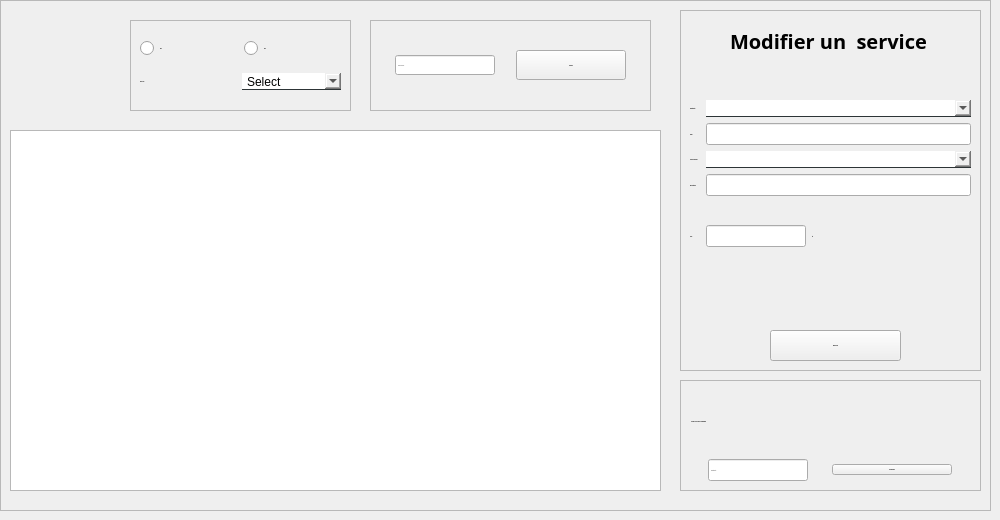
       <widget class="QWidget" name="tab_21">
        <attribute name="title">
         <string>Liste de les services</string>
        </attribute>
        <widget class="QFrame" name="frame_14">
         <property name="geometry">
          <rect>
           <x>0</x>
           <y>0</y>
           <width>991</width>
           <height>511</height>
          </rect>
         </property>
         <property name="frameShape">
          <enum>QFrame::StyledPanel</enum>
         </property>
         <property name="frameShadow">
          <enum>QFrame::Raised</enum>
         </property>
         <widget class="QFrame" name="frame1_7">
          <property name="geometry">
           <rect>
            <x>680</x>
            <y>380</y>
            <width>301</width>
            <height>111</height>
           </rect>
          </property>
          <property name="frameShape">
           <enum>QFrame::StyledPanel</enum>
          </property>
          <property name="frameShadow">
           <enum>QFrame::Raised</enum>
          </property>
          <widget class="QWidget" name="verticalLayoutWidget_13">
           <property name="geometry">
            <rect>
             <x>10</x>
             <y>10</y>
             <width>281</width>
             <height>91</height>
            </rect>
           </property>
           <layout class="QVBoxLayout" name="verticalLayout_13">
            <item>
             <widget class="QLabel" name="label_78">
              <property name="font">
               <font>
                <family>century gothic</family>
                <pointsize>-1</pointsize>
                <weight>75</weight>
                <bold>true</bold>
               </font>
              </property>
              <property name="styleSheet">
               <string notr="true">QLabel{
color: black;

border: none;
}</string>
              </property>
              <property name="text">
               <string>     Choisir un service à supprimer</string>
              </property>
             </widget>
            </item>
            <item>
             <layout class="QHBoxLayout" name="horizontalLayout_25">
              <item>
               <widget class="QLineEdit" name="lineEdit_24">
                <property name="maximumSize">
                 <size>
                  <width>100</width>
                  <height>16777215</height>
                 </size>
                </property>
                <property name="font">
                 <font>
                  <family>century gothic</family>
                  <pointsize>-1</pointsize>
                  <weight>75</weight>
                  <bold>true</bold>
                 </font>
                </property>
                <property name="text">
                 <string/>
                </property>
                <property name="placeholderText">
                 <string>Identifiant </string>
                </property>
               </widget>
              </item>
              <item>
               <widget class="QPushButton" name="supprimerservice">
                <property name="maximumSize">
                 <size>
                  <width>120</width>
                  <height>16777215</height>
                 </size>
                </property>
                <property name="font">
                 <font>
                  <family>century gothic</family>
                  <pointsize>-1</pointsize>
                  <weight>75</weight>
                  <bold>true</bold>
                 </font>
                </property>
                <property name="text">
                 <string>SUPPRIMER</string>
                </property>
               </widget>
              </item>
             </layout>
            </item>
           </layout>
          </widget>
         </widget>
         <widget class="QTableView" name="tabcha_2">
          <property name="geometry">
           <rect>
            <x>10</x>
            <y>130</y>
            <width>651</width>
            <height>361</height>
           </rect>
          </property>
         </widget>
         <widget class="QFrame" name="frame_21">
          <property name="geometry">
           <rect>
            <x>680</x>
            <y>10</y>
            <width>301</width>
            <height>361</height>
           </rect>
          </property>
          <property name="frameShape">
           <enum>QFrame::StyledPanel</enum>
          </property>
          <property name="frameShadow">
           <enum>QFrame::Raised</enum>
          </property>
          <widget class="QPushButton" name="modifierchantier_6">
           <property name="geometry">
            <rect>
             <x>90</x>
             <y>320</y>
             <width>131</width>
             <height>31</height>
            </rect>
           </property>
           <property name="font">
            <font>
             <family>century gothic</family>
             <pointsize>-1</pointsize>
             <weight>75</weight>
             <bold>true</bold>
            </font>
           </property>
           <property name="text">
            <string>MODIFIER</string>
           </property>
          </widget>
          <widget class="QLabel" name="label_98">
           <property name="geometry">
            <rect>
             <x>50</x>
             <y>10</y>
             <width>241</width>
             <height>41</height>
            </rect>
           </property>
           <property name="font">
            <font>
             <family>century gothic</family>
             <pointsize>-1</pointsize>
             <weight>75</weight>
             <bold>true</bold>
            </font>
           </property>
           <property name="styleSheet">
            <string notr="true">font-family:century gothic;
font-size:20px;</string>
           </property>
           <property name="text">
            <string>Modifier un  service</string>
           </property>
          </widget>
          <widget class="QWidget" name="gridLayoutWidget_7">
           <property name="geometry">
            <rect>
             <x>10</x>
             <y>90</y>
             <width>281</width>
             <height>171</height>
            </rect>
           </property>
           <layout class="QGridLayout" name="gridLayout_7">
            <property name="sizeConstraint">
             <enum>QLayout::SetDefaultConstraint</enum>
            </property>
            <property name="horizontalSpacing">
             <number>6</number>
            </property>
            <item row="4" column="0">
             <widget class="QLabel" name="label_50">
              <property name="font">
               <font>
                <family>century gothic</family>
                <pointsize>-1</pointsize>
                <weight>75</weight>
                <bold>true</bold>
               </font>
              </property>
              <property name="text">
               <string>Prix :</string>
              </property>
             </widget>
            </item>
            <item row="3" column="0">
             <widget class="QLabel" name="label_102">
              <property name="font">
               <font>
                <family>century gothic</family>
                <pointsize>-1</pointsize>
                <weight>75</weight>
                <bold>true</bold>
               </font>
              </property>
              <property name="text">
               <string>Description :</string>
              </property>
             </widget>
            </item>
            <item row="2" column="1">
             <widget class="QComboBox" name="typeservice_2">
              <property name="styleSheet">
               <string notr="true">QComboBox{
border:none;
border-bottom:1px solid #2d3436;
}
QComboBox::hover{
background: rgba(119,181,254,0.5);
}</string>
              </property>
             </widget>
            </item>
            <item row="1" column="1">
             <widget class="QLineEdit" name="lineEditadres_5"/>
            </item>
            <item row="1" column="0">
             <widget class="QLabel" name="label_103">
              <property name="font">
               <font>
                <family>century gothic</family>
                <pointsize>-1</pointsize>
                <weight>75</weight>
                <bold>true</bold>
               </font>
              </property>
              <property name="text">
               <string>Nom :</string>
              </property>
             </widget>
            </item>
            <item row="3" column="1">
             <widget class="QLineEdit" name="lineEditadres_4">
              <property name="minimumSize">
               <size>
                <width>50</width>
                <height>0</height>
               </size>
              </property>
             </widget>
            </item>
            <item row="0" column="1">
             <widget class="QComboBox" name="comboBox_6_id">
              <property name="styleSheet">
               <string notr="true">QComboBox{
border:none;
border-bottom:1px solid #2d3436;
}
QComboBox::hover{
background: rgba(119,181,254,0.5);
}</string>
              </property>
             </widget>
            </item>
            <item row="4" column="1">
             <layout class="QHBoxLayout" name="horizontalLayout_2">
              <property name="spacing">
               <number>6</number>
              </property>
              <item>
               <widget class="QLineEdit" name="lineEditbudget_2">
                <property name="maximumSize">
                 <size>
                  <width>100</width>
                  <height>16777215</height>
                 </size>
                </property>
               </widget>
              </item>
              <item>
               <widget class="QLabel" name="label_16">
                <property name="font">
                 <font>
                  <family>century gothic</family>
                  <pointsize>-1</pointsize>
                  <weight>75</weight>
                  <bold>true</bold>
                 </font>
                </property>
                <property name="text">
                 <string>dt</string>
                </property>
               </widget>
              </item>
             </layout>
            </item>
            <item row="2" column="0">
             <layout class="QVBoxLayout" name="verticalLayout_16">
              <item>
               <widget class="QLabel" name="label_99">
                <property name="font">
                 <font>
                  <family>century gothic</family>
                  <pointsize>-1</pointsize>
                  <weight>75</weight>
                  <bold>true</bold>
                 </font>
                </property>
                <property name="text">
                 <string>Type de Service :</string>
                </property>
               </widget>
              </item>
             </layout>
            </item>
            <item row="0" column="0">
             <widget class="QLabel" name="label_101">
              <property name="font">
               <font>
                <family>century gothic</family>
                <pointsize>-1</pointsize>
                <weight>75</weight>
                <bold>true</bold>
               </font>
              </property>
              <property name="text">
               <string>Identifiant :</string>
              </property>
             </widget>
            </item>
           </layout>
          </widget>
         </widget>
         <widget class="QPushButton" name="refresh_4">
          <property name="geometry">
           <rect>
            <x>30</x>
            <y>10</y>
            <width>61</width>
            <height>51</height>
           </rect>
          </property>
          <property name="styleSheet">
           <string notr="true">background-color: transparent;

background: none;
border: none;
background-repeat: none;</string>
          </property>
         </widget>
         <widget class="QFrame" name="frame_10">
          <property name="geometry">
           <rect>
            <x>130</x>
            <y>20</y>
            <width>221</width>
            <height>91</height>
           </rect>
          </property>
          <property name="frameShape">
           <enum>QFrame::StyledPanel</enum>
          </property>
          <property name="frameShadow">
           <enum>QFrame::Raised</enum>
          </property>
          <widget class="QWidget" name="verticalLayoutWidget_6">
           <property name="geometry">
            <rect>
             <x>10</x>
             <y>10</y>
             <width>201</width>
             <height>71</height>
            </rect>
           </property>
           <layout class="QVBoxLayout" name="verticalLayout_7">
            <item>
             <layout class="QHBoxLayout" name="horizontalLayout_8">
              <item>
               <widget class="QRadioButton" name="radioButton_9">
                <property name="font">
                 <font>
                  <family>century gothic</family>
                  <pointsize>-1</pointsize>
                  <weight>75</weight>
                  <bold>true</bold>
                 </font>
                </property>
                <property name="text">
                 <string>ABC</string>
                </property>
               </widget>
              </item>
              <item>
               <widget class="QRadioButton" name="radioButton_10">
                <property name="font">
                 <font>
                  <family>century gothic</family>
                  <pointsize>-1</pointsize>
                  <weight>75</weight>
                  <bold>true</bold>
                 </font>
                </property>
                <property name="text">
                 <string>CBA</string>
                </property>
               </widget>
              </item>
             </layout>
            </item>
            <item>
             <layout class="QHBoxLayout" name="horizontalLayout_10">
              <item>
               <widget class="QLabel" name="label_14">
                <property name="font">
                 <font>
                  <family>century gothic</family>
                  <pointsize>-1</pointsize>
                  <weight>75</weight>
                  <bold>true</bold>
                 </font>
                </property>
                <property name="text">
                 <string>Trier par :</string>
                </property>
               </widget>
              </item>
              <item>
               <widget class="QComboBox" name="comboBox_2">
                <property name="layoutDirection">
                 <enum>Qt::LeftToRight</enum>
                </property>
                <property name="styleSheet">
                 <string notr="true">QComboBox{
border:none;
border-bottom:1px solid #2d3436;
}
QComboBox::hover{
background: rgba(119,181,254,0.5);
}</string>
                </property>
                <item>
                 <property name="text">
                  <string>Select</string>
                 </property>
                </item>
                <item>
                 <property name="text">
                  <string>ID</string>
                 </property>
                </item>
                <item>
                 <property name="text">
                  <string>TYPE</string>
                 </property>
                </item>
                <item>
                 <property name="text">
                  <string>DESCRIPTION</string>
                 </property>
                </item>
                <item>
                 <property name="text">
                  <string>PRIX</string>
                 </property>
                </item>
               </widget>
              </item>
             </layout>
            </item>
           </layout>
          </widget>
         </widget>
         <widget class="QPushButton" name="pushButton_11">
          <property name="geometry">
           <rect>
            <x>30</x>
            <y>70</y>
            <width>61</width>
            <height>51</height>
           </rect>
          </property>
          <property name="styleSheet">
           <string notr="true">QPushButton{
	border-image: url(:/images/168831.png);
background-color: transparent;
background: none;
border: none;
background-repeat: none;

}



QPushButton:hover{
border: 2px slolid ;
}</string>
          </property>
          <property name="text">
           <string/>
          </property>
         </widget>
         <widget class="QFrame" name="frame_8">
          <property name="geometry">
           <rect>
            <x>370</x>
            <y>20</y>
            <width>281</width>
            <height>91</height>
           </rect>
          </property>
          <property name="frameShape">
           <enum>QFrame::StyledPanel</enum>
          </property>
          <property name="frameShadow">
           <enum>QFrame::Raised</enum>
          </property>
          <widget class="QWidget" name="verticalLayoutWidget_2">
           <property name="geometry">
            <rect>
             <x>10</x>
             <y>10</y>
             <width>261</width>
             <height>71</height>
            </rect>
           </property>
           <layout class="QVBoxLayout" name="verticalLayout_2">
            <item>
             <layout class="QHBoxLayout" name="horizontalLayout_12">
              <item>
               <widget class="QLineEdit" name="lineEdit_19">
                <property name="maximumSize">
                 <size>
                  <width>100</width>
                  <height>20</height>
                 </size>
                </property>
                <property name="font">
                 <font>
                  <family>century gothic</family>
                  <pointsize>-1</pointsize>
                  <weight>75</weight>
                  <bold>true</bold>
                 </font>
                </property>
                <property name="placeholderText">
                 <string>Chercher par</string>
                </property>
               </widget>
              </item>
              <item>
               <widget class="QPushButton" name="pb_ok1_2">
                <property name="maximumSize">
                 <size>
                  <width>110</width>
                  <height>30</height>
                 </size>
                </property>
                <property name="font">
                 <font>
                  <family>century gothic</family>
                  <pointsize>-1</pointsize>
                  <weight>75</weight>
                  <bold>true</bold>
                 </font>
                </property>
                <property name="text">
                 <string>cherche</string>
                </property>
               </widget>
              </item>
             </layout>
            </item>
           </layout>
          </widget>
         </widget>
         <widget class="QLineEdit" name="lineEditadres_6">
          <property name="geometry">
           <rect>
            <x>170</x>
            <y>210</y>
            <width>145</width>
            <height>21</height>
           </rect>
          </property>
          <property name="minimumSize">
           <size>
            <width>50</width>
            <height>0</height>
           </size>
          </property>
         </widget>
         <zorder>frame_21</zorder>
         <zorder>frame1_7</zorder>
         <zorder>refresh_4</zorder>
         <zorder>frame_10</zorder>
         <zorder>pushButton_11</zorder>
         <zorder>frame_8</zorder>
         <zorder>lineEditadres_6</zorder>
         <zorder>tabcha_2</zorder>
        </widget>
       </widget>
